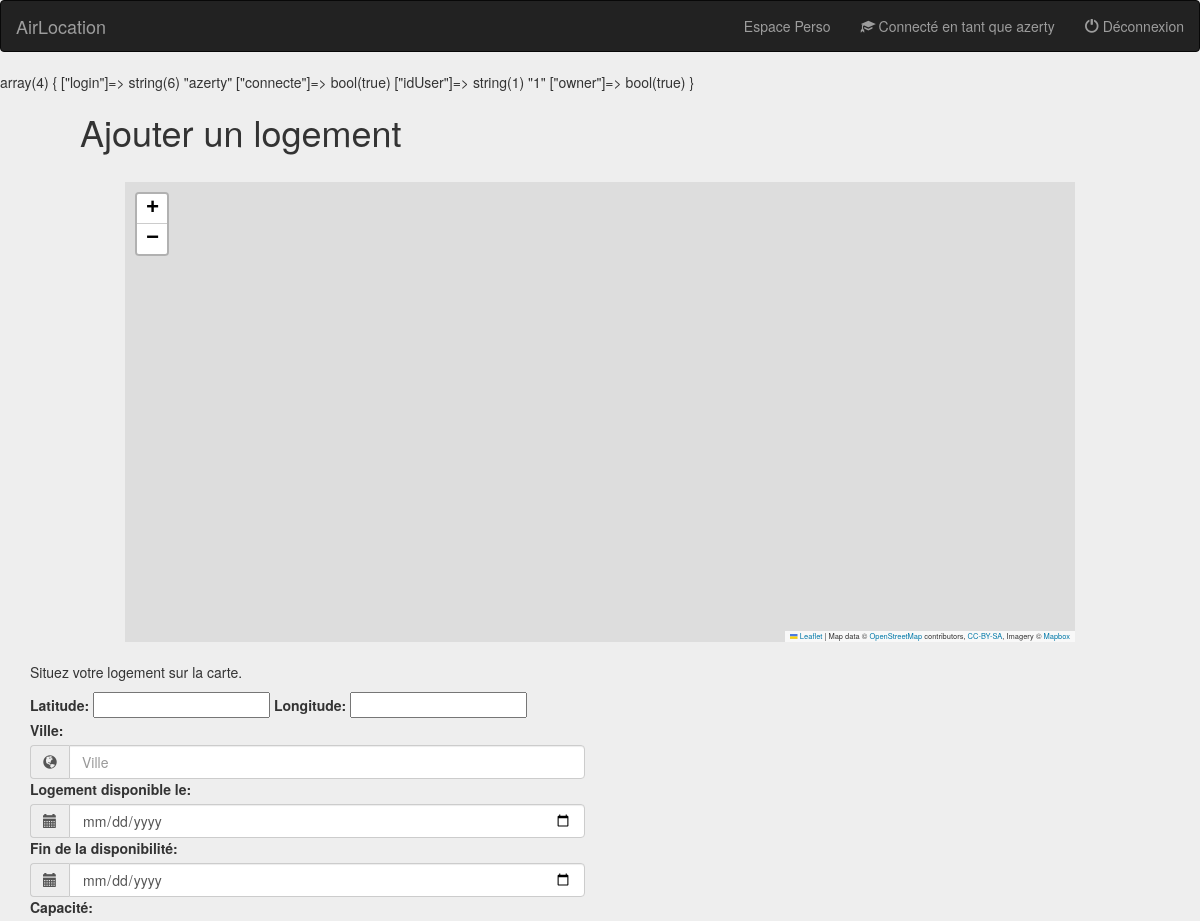
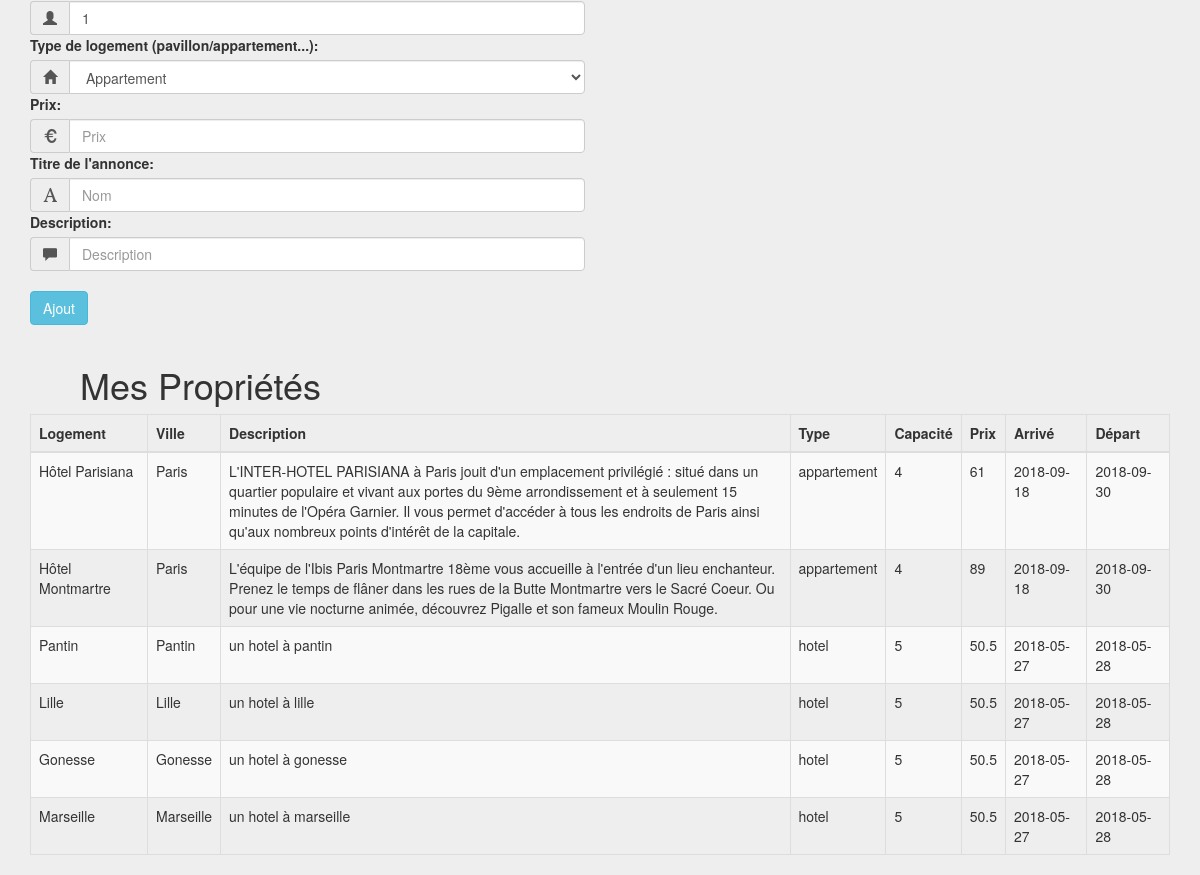
The page /espace_proprio.php (signed in) on the database its author committed (2 pictures, top to bottom).
### tables this page shows
CREATE TABLE IF NOT EXISTS `logements` (
  `idLogement` smallint(3) NOT NULL AUTO_INCREMENT,
  `idProprio` smallint(3) NOT NULL,
  `ville` varchar(100) NOT NULL,
  `dateArr` date NOT NULL,
  `dateDep` date NOT NULL,
  `capacite` smallint(3) NOT NULL,
  `longitude` float NOT NULL,
  `latitude` float NOT NULL,
  `typeLogement` varchar(50) NOT NULL,
  `prix` float NOT NULL,
  `description` text NOT NULL,
  `nomLogement` varchar(100) NOT NULL,
  PRIMARY KEY (`idLogement`,`idProprio`)
);

### espace_proprio.php (the view, shortened to what this page needs)
<?php
	$page_name="espace_proprio.php";
	require ('entete.php');
	require('database_auth.php');
	var_dump($_SESSION);
?>
	<div class="col-lg-12 col-md-12 col-sm-12">
        <div class="col-lg-12 col-md-12 col-sm-12">
        	<h1>Ajouter un logement</h1>
        	<div class="col-lg-offset-1 col-lg-10 col-lg-offset-1 col-md-offset-1 col-md-10 col-md-offset-1 col-sm-offset-1 col-sm-10 col-sm-offset-1" id="mapContainer">
        	</div>
        </div>
        <div class="col-lg-6 col-md-6 col-sm-6">
        	<p>Situez votre logement sur la carte.</p>
        	<form action="add_propriete.php" method="POST">
        		<label for="lat">Latitude:</label>
        		<input type="text" name="lat" id="lat" required>
        		<label for="long">Longitude:</label>
        		<input type="text" name="long" id="long" required>
        		<label for="inputVille">Ville:</label>
        		<div class="input-group">
				    <span class="input-group-addon"><i class="glyphicon glyphicon-globe"></i></span>
				    <input type="text" name="inputVille" id="inputVille" class="form-control" placeholder="Ville" required autofocus>
				</div>
				<label for="dateArr">Logement disponible le:</label>
        		<div class="input-group">
				    <span class="input-group-addon"><i class="glyphicon glyphicon-calendar"></i></span>
				    <input type="date" name="dateArr" id="dateArr" class="form-control" placeholder="Date d'arrivée" required>
				</div>
				<label for="dateDep">Fin de la disponibilité:</label>
        		<div class="input-group">
				    <span class="input-group-addon"><i class="glyphicon glyphicon-calendar"></i></span>
				    <input type="date" name="dateDep" id="dateDep" class="form-control" placeholder="Date de départ" required>
				</div>
				<label for="capacite">Capacité:</label>
        		<div class="input-group">
				    <span class="input-group-addon"><i class="glyphicon glyphicon-user"></i></span>
				    <input type="number" min="1" max="10" name="capacite" id="capacite" class="form-control" value="1" required>
				</div>
				<label for="inputType">Type de logement (pavillon/appartement...):</label>
        		<div class="input-group">
				    <span class="input-group-addon"><i class="glyphicon glyphicon-home"></i></span>
				    <select class="form-control" name="inputType" id="inputType" value="Appartement">
					    <option>Appartement</option>
					</select>
				</div>
				<label for="inputPrix">Prix:</label>
        		<div class="input-group">
				    <span class="input-group-addon"><i class="glyphicon glyphicon-euro"></i></span>
				    <input type="number" name="inputPrix" id="inputPrix" class="form-control" placeholder="Prix" min="0" required>
				</div>
				<label for="inputNom">Titre de l'annonce:</label>
        		<div class="input-group">
				    <span class="input-group-addon"><i class="glyphicon glyphicon-font"></i></span>
				    <input type="text" name="inputNom" id="inputNom" class="form-control" placeholder="Nom" required>
				</div>
				<label for="inputDescription">Description:</label>
        		<div class="input-group">
				    <span class="input-group-addon"><i class="glyphicon glyphicon-comment"></i></span>
				    <input type="text" name="inputDescription" id="inputDescription" class="form-control" placeholder="Description" required>
				</div>
				<button type="submit" class="btn btn-info">Ajout</button>
        	</form>
		</div>
    	<div class="col-lg-12 col-md-12 col-sm-12">
			<br>
			<h1>Mes Propriétés</h1>
			<div>
				<table class="table table-striped table-bordered">
					<thead>
					<tr>
						<th>Logement</th>
						<th>Ville</th>
						<th class="col-lg-6 col-md-6 col-sm-6">Description</th>
						<th>Type</th>
						<th>Capacité</th>
						<th>Prix</th>
						<th>Arrivé</th>
						<th>Départ</th>
					</tr>
					</thead>
					<tbody>
				<?php
					$req=$bd->prepare('select * from logements l where l.idProprio=:id');
					$req->bindvalue(':id', $_SESSION['idUser']);
					$req->execute();
					while($tab = $req->fetch(PDO::FETCH_ASSOC)){
						echo "<tr>";
						echo "<td>" . $tab['nomLogement'] . "</td>";
						echo "<td>" . $tab['ville'] . "</td>";
						echo "<td>" . $tab['description'] . "</td>";
						echo "<td>" . $tab['typeLogement'] . "</td>";
						echo "<td>" . $tab['capacite'] . "</td>";
						echo "<td>" . $tab['prix'] . "</td>";
						echo "<td>" . $tab['dateArr'] . "</td>";
						echo "<td>" . $tab['dateDep'] . "</td>";
						echo "</tr>";
					}
				?>
					</tbody>
				</table>
			</div>
		</div>
    </div>
</body>
</html>

### entete.php (shortened to what this page needs)
<!DOCTYPE html>
<html lang="fr">
<head>
  <link href="bootstrap/css/bootstrap.min.css" rel="stylesheet">
  <link rel="stylesheet" href="https://unpkg.com/leaflet@1.3.1/dist/leaflet.css"
/>
  <link  href="css/hotel-datepicker.css" rel="stylesheet">
  <link href="css/authentification.css" rel="stylesheet">
  <link href="css/mon_compte.css" rel="stylesheet">
  <link href="css/espace_proprio.css" rel="stylesheet">
</head>
<body>
<nav class="navbar navbar-inverse">
  <div class="container-fluid">
    <div class="navbar-header">
      <a class="navbar-brand" href="home.php">AirLocation</a>
    </div>
    <ul class="nav navbar-nav navbar-right">
      <?php
        if(@$_SESSION['connecte'] == true && $page_name !== "redirection_connexion.php" && $page_name !== "redirection_inscription.php" && $page_name !== "deconnexion.php"){
          echo "<li><a href='mon_compte.php' id='espace_perso'> Espace Perso </a></li>";
          echo "<li><a href='#' id='connected_as'><span class='glyphicon glyphicon-education glyphicon_header'> </span> Connecté en tant que " . $_SESSION['login'] . "</a></li>";
          echo '<li><a href="deconnexion.php"><span class="glyphicon glyphicon-off glyphicon_header"> </span> Déconnexion </a></li>';
        }
      ?>
    </ul>
  </div>
</nav>

### css/authentification.css (style rules this page uses)
body { padding-bottom: 40px; background-color: #eee; }

### css/mon_compte.css (style rules this page uses)
h1 { margin-left: 50px; }

### css/espace_proprio.css (style rules this page uses)
#mapContainer { height: 460px; margin-top: 20px; margin-bottom: 20px; }

### rows shown on the page
logements: nomLogement "Hôtel Parisiana", ville "Paris", description "L'INTER-HOTEL PARISIANA à Paris jouit d'un emplacement privilégié : situé dans un quartier populaire et vivant aux portes du 9ème arrondissement et à seulement 15 minutes de l'Opéra Garnier. Il vous permet d'accéder à tous les endroits de Paris ainsi qu'aux nombreux points d'intérêt de la capitale.", typeLogement "appartement", capacite "4", prix "61", dateArr "2018-09-18", dateDep "2018-09-30"
logements: nomLogement "Hôtel Montmartre", ville "Paris", description "L'équipe de l'Ibis Paris Montmartre 18ème vous accueille à l'entrée d'un lieu enchanteur. Prenez le temps de flâner dans les rues de la Butte Montmartre vers le Sacré Coeur. Ou pour une vie nocturne animée, découvrez Pigalle et son fameux Moulin Rouge.", typeLogement "appartement", capacite "4", prix "89", dateArr "2018-09-18", dateDep "2018-09-30"
logements: nomLogement "Pantin", ville "Pantin", description "un hotel à pantin", typeLogement "hotel", capacite "5", prix "50.5", dateArr "2018-05-27", dateDep "2018-05-28"
logements: nomLogement "Lille", ville "Lille", description "un hotel à lille", typeLogement "hotel", capacite "5", prix "50.5", dateArr "2018-05-27", dateDep "2018-05-28"
logements: nomLogement "Gonesse", ville "Gonesse", description "un hotel à gonesse", typeLogement "hotel", capacite "5", prix "50.5", dateArr "2018-05-27", dateDep "2018-05-28"
logements: nomLogement "Marseille", ville "Marseille", description "un hotel à marseille", typeLogement "hotel", capacite "5", prix "50.5", dateArr "2018-05-27", dateDep "2018-05-28"

### other values the page prints
$_SESSION['login'] "azerty"
